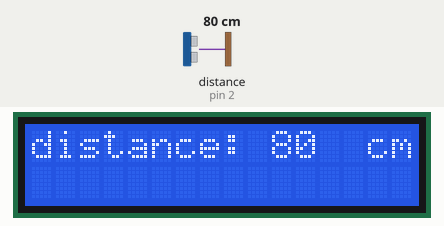
The sketch below on a simulated Arduino Uno, built with avr-gcc and run on an emulated ATmega328P. Parts: 16×2 character LCD. Inputs (shaded band) come from the test bench; at power-on: distance to the obstacle (sensor on pin 2) 80 cm. The echo pulse lasts 58.3 µs per cm.

Above: at 1.2 s.
1.3 s: distance to the obstacle (sensor on pin 2) set to 2 cm
At 2.1 s:
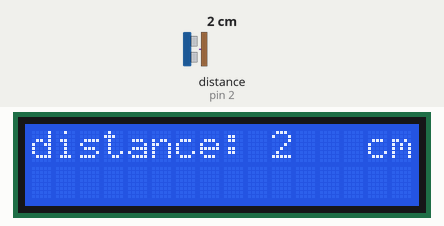
2.9 s: distance to the obstacle (sensor on pin 2) set to 4 cm
At 4.0 s:
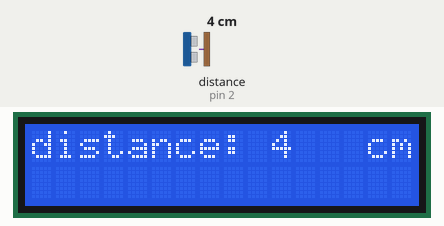
4.5 s: distance to the obstacle (sensor on pin 2) set to 9 cm
At 5.9 s:
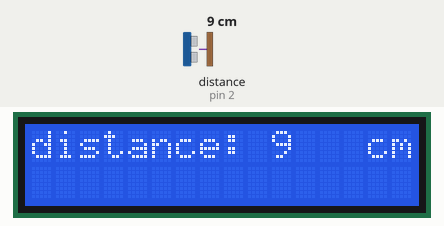
Timing chart, 0 to 7.5 s (numbered marks = the images above; inputs shaded):
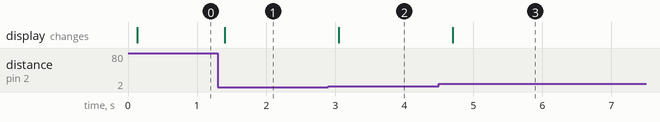

Measured:
- after the input at 1.3 s, the display: changes after 0.10 s (image 1)
- after the input at 2.9 s, the display: changes after 0.15 s (image 2)
- after the input at 4.5 s, the display: changes after 0.20 s (image 3)

The sketch:

ultrasonic.ino
```cpp
// for ultrasonic range finder hc-sr04
#include <Ultrasonic.h>

// for lcd1602
#include <Wire.h>
#include <LiquidCrystal_I2C.h>

// ultrasonic range finder control pin
#define ECHO_PIN 2
#define TRIG_PIN 3

Ultrasonic ultra(TRIG_PIN, ECHO_PIN);

LiquidCrystal_I2C lcd(0x3F, 16, 2); // 0x27 or 0x3F

int distance;

void setup()
{
  lcd.init();
  lcd.backlight();
  lcd.print("distance:");
  lcd.setCursor(14, 0);
  lcd.print("cm");
}

void loop()
{
  distance = ultra.distanceRead();
  delay(50);

  lcd.setCursor(10, 0);
  lcd.print("   ");
  lcd.setCursor(10, 0);
  lcd.print(distance);

  delay(150);
}
```
